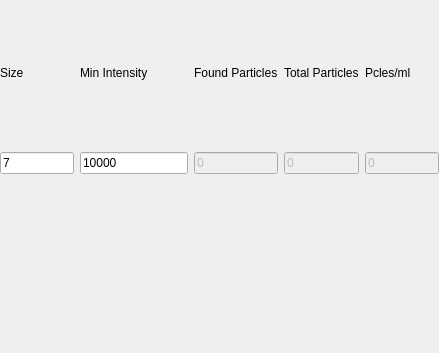
<?xml version="1.0" encoding="UTF-8"?>
<ui version="4.0">
 <class>Form</class>
 <widget class="QWidget" name="Form">
  <property name="geometry">
   <rect>
    <x>0</x>
    <y>0</y>
    <width>439</width>
    <height>353</height>
   </rect>
  </property>
  <property name="windowTitle">
   <string>Form</string>
  </property>
  <layout class="QVBoxLayout" name="verticalLayout">
   <property name="leftMargin">
    <number>0</number>
   </property>
   <property name="topMargin">
    <number>0</number>
   </property>
   <property name="rightMargin">
    <number>0</number>
   </property>
   <property name="bottomMargin">
    <number>0</number>
   </property>
   <item>
    <widget class="QWidget" name="settings_widget" native="true">
     <property name="maximumSize">
      <size>
       <width>16777215</width>
       <height>16777215</height>
      </size>
     </property>
     <layout class="QGridLayout" name="gridLayout">
      <property name="leftMargin">
       <number>0</number>
      </property>
      <property name="topMargin">
       <number>0</number>
      </property>
      <property name="rightMargin">
       <number>0</number>
      </property>
      <property name="bottomMargin">
       <number>0</number>
      </property>
      <item row="0" column="0">
       <widget class="QLabel" name="label">
        <property name="text">
         <string>Size</string>
        </property>
       </widget>
      </item>
      <item row="1" column="0">
       <widget class="QLineEdit" name="size_line">
        <property name="toolTip">
         <string>&lt;html&gt;&lt;head/&gt;&lt;body&gt;&lt;p&gt;Approximate size of the particles in pixels&lt;/p&gt;&lt;/body&gt;&lt;/html&gt;</string>
        </property>
        <property name="text">
         <string>7</string>
        </property>
       </widget>
      </item>
      <item row="1" column="3">
       <widget class="QLineEdit" name="min_mass_line">
        <property name="sizePolicy">
         <sizepolicy hsizetype="Fixed" vsizetype="Fixed">
          <horstretch>2</horstretch>
          <verstretch>0</verstretch>
         </sizepolicy>
        </property>
        <property name="minimumSize">
         <size>
          <width>0</width>
          <height>0</height>
         </size>
        </property>
        <property name="toolTip">
         <string>&lt;html&gt;&lt;head/&gt;&lt;body&gt;&lt;p&gt;Minimum intensity to apply as a threshold&lt;/p&gt;&lt;/body&gt;&lt;/html&gt;</string>
        </property>
        <property name="text">
         <string>10000</string>
        </property>
       </widget>
      </item>
      <item row="1" column="4">
       <widget class="QLineEdit" name="found_particles_line">
        <property name="enabled">
         <bool>false</bool>
        </property>
        <property name="toolTip">
         <string>Number of particles detected on this frame</string>
        </property>
        <property name="text">
         <string>0</string>
        </property>
       </widget>
      </item>
      <item row="1" column="5">
       <widget class="QLineEdit" name="total_particles_line">
        <property name="enabled">
         <bool>false</bool>
        </property>
        <property name="text">
         <string>0</string>
        </property>
       </widget>
      </item>
      <item row="1" column="7">
       <widget class="QLineEdit" name="concentration_line">
        <property name="enabled">
         <bool>false</bool>
        </property>
        <property name="toolTip">
         <string notr="true">&lt;html&gt;&lt;head/&gt;&lt;body&gt;&lt;p&gt;Concentration (pcles/ml)&lt;/p&gt;&lt;/body&gt;&lt;/html&gt;</string>
        </property>
        <property name="text">
         <string>0</string>
        </property>
       </widget>
      </item>
      <item row="0" column="3">
       <widget class="QLabel" name="label_2">
        <property name="text">
         <string>Min Intensity</string>
        </property>
        <property name="buddy">
         <cstring>min_mass_line</cstring>
        </property>
       </widget>
      </item>
      <item row="0" column="4">
       <widget class="QLabel" name="label_7">
        <property name="text">
         <string>Found Particles</string>
        </property>
        <property name="buddy">
         <cstring>found_particles_line</cstring>
        </property>
       </widget>
      </item>
      <item row="0" column="5">
       <widget class="QLabel" name="label_10">
        <property name="text">
         <string>Total Particles</string>
        </property>
        <property name="buddy">
         <cstring>total_particles_line</cstring>
        </property>
       </widget>
      </item>
      <item row="0" column="7">
       <widget class="QLabel" name="label_5">
        <property name="text">
         <string>Pcles/ml</string>
        </property>
        <property name="buddy">
         <cstring>concentration_line</cstring>
        </property>
       </widget>
      </item>
     </layout>
    </widget>
   </item>
   <item>
    <widget class="QWidget" name="video_widget" native="true">
     <layout class="QHBoxLayout" name="horizontalLayout_2">
      <property name="leftMargin">
       <number>0</number>
      </property>
      <property name="topMargin">
       <number>0</number>
      </property>
      <property name="rightMargin">
       <number>0</number>
      </property>
      <property name="bottomMargin">
       <number>0</number>
      </property>
     </layout>
    </widget>
   </item>
  </layout>
 </widget>
 <resources/>
 <connections/>
</ui>
